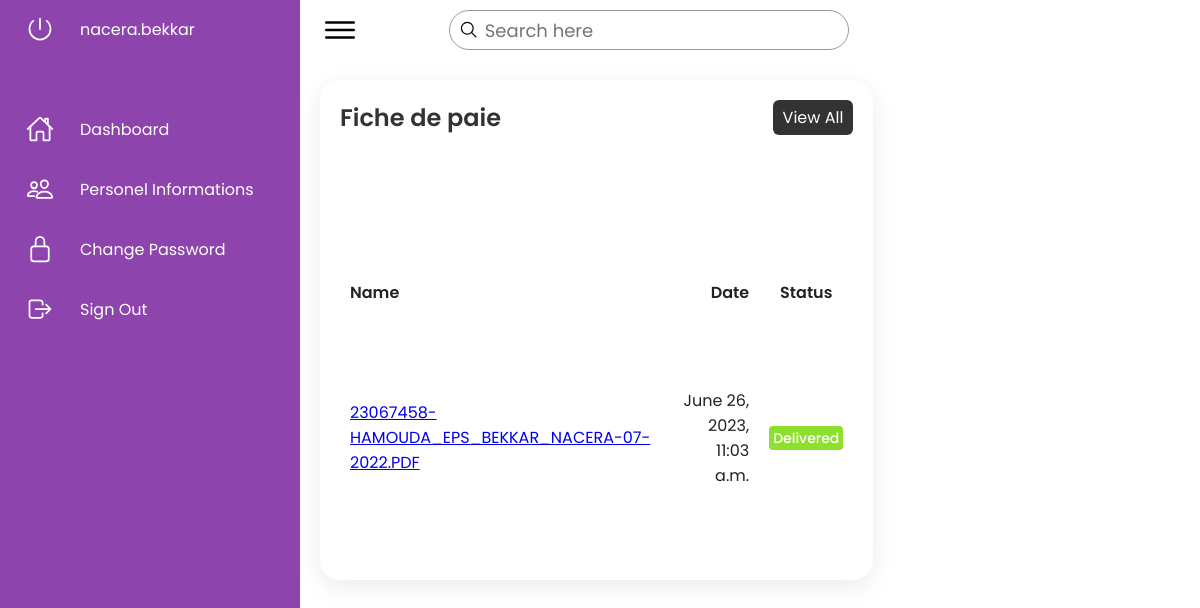
/userpage/ (signed in), run on the app's committed database.
### app/models.py (models this page shows, shortened)
class Files(models.Model):
    fiche = models.FileField(null="True")
    created_at = models.DateTimeField(auto_now_add=True)
    def get_file_name(self):
        return self.fiche.name

### app/views.py (the view)
# urls.py: path('userpage/' , views.userPage , name="user_page"),
@login_required(login_url='loginpage')
def userPage(request):
    current_user = request.user.employee
    matricule = current_user.matricule
    files = Files.objects.filter(fiche__startswith= matricule).order_by("-created_at")
    context = {'files' : files}
    return render(request , 'app/user_page.html' , context)

### app/templates/app/user_page.html (shortened to what this page needs)
{% load static%}
<!DOCTYPE html>
<html lang="en">
<head>
    <link rel="stylesheet" href="{% static '/css/style.css'%}">
</head>
<body>
    <div class="container">
        <div class="navigation">
            <ul>
                <li>
                    <a href="#">
                        <span class="icon">
                            <ion-icon name="power-outline"></ion-icon>
                        </span>
                        <span class="title">{{request.user}}</span>
                    </a>
                </li>
                <li>
                    <a href="#">
                        <span class="icon">
                            <ion-icon name="home-outline"></ion-icon>
                        </span>
                        <span class="title">Dashboard</span>
                    </a>
                </li>
                <li>
                    <a href="#">
                        <span class="icon">
                            <ion-icon name="people-outline"></ion-icon>
                        </span>
                        <span class="title">Personel Informations</span>
                    </a>
                </li>
                <li>
                    <a href="{% url 'change_password' %}">
                        <span class="icon">
                            <ion-icon name="lock-closed-outline"></ion-icon>
                        </span>
                        <span class="title">Change Password</span>
                    </a>
                </li>
                <li>
                    <a href="{% url 'logout' %}">
                        <span class="icon">
                            <ion-icon name="log-out-outline"></ion-icon>
                        </span>
                        <span class="title">Sign Out</span>
                    </a>
                </li>
            </ul>
        </div>
        <div class="main">
            <div class="topbar">
                <div class="toggle">
                    <ion-icon name="menu-outline"></ion-icon>
                </div>
                <div class="search">
                    <label>
                        <input type="text" placeholder="Search here">
                        <ion-icon name="search-outline"></ion-icon>
                    </label>
                </div>
                    <span class="icon">
                        <ion-icon name="power-outline"></ion-icon>
                    </span>
                <div class="user">
                </div>
            </div>
            <div class="details">
                <div class="recentOrders">
                    <div class="cardHeader">
                        <h2>Fiche de paie</h2>
                        <a href="#" class="btn">View All</a>
                    </div>
                    <table>
                        <thead>
                            <tr>
                                <td>Name</td>
                                <td>Date</td>
                                <td>Status</td>
                            </tr>
                        </thead>
                            <tbody>
                            {%for i in files%}
                            <tr>
                                <td><a href="{% url 'download_file' i.id %}">{{i.get_file_name}}</a></td>
                                <td>{{i.created_at}}</td>
                                <td><span class="status delivered">Delivered</span></td>
                            </tr>
                            {%endfor%}
                        </tbody>
                    </table>
                </div>
            </div>
        </div>
    </div>
</body>
</html>

### static/css/style.css (style rules this page uses)
* { font-family: 'Poppins', sans-serif; margin: 0; padding: 0; box-sizing: border-box; }
:root { --blue: #333; --white: #fff; --gray: #f5f5f5; --black1: #222; --black2: #999; }
body { min-height: 100vh; overflow-x: hidden; }
.container { position: relative; width: 100%; }
.icon { color :white; }
.navigation { position: fixed; width: 300px; height: 100%; background-color: #8E44AD ; border-left: 10px solid #8E44AD; transition: 0.5s; overflow: hidden; }
.navigation ul { position: absolute; top: 0; left: 0; width: 100%; }
.navigation ul li { position: relative; width: 100%; list-style: none; border-top-left-radius: 30px; border-bottom-left-radius: 30px; }
.navigation ul li:nth-child(1) { margin-bottom: 40px; pointer-events: none; }
.navigation ul li a { position: relative; display: block; width: 100%; display: flex; text-decoration: none; color: var(--white); }
.navigation ul li a .icon { position: relative; display: block; min-width: 60px; height: 60px; line-height: 75px; text-align: center; }
.navigation ul li a .icon ion-icon { font-size: 1.75rem; }
.navigation ul li a .title { position: relative; display: block; padding: 0 10px; height: 60px; line-height: 60px; text-align: start; white-space: nowrap; }
.main { position: absolute; width: calc(100% - 300px); left: 300px; min-height: 100vh; background: var(--white); transition: 0.5s; }
.topbar { width: 100%; height: 60px; display: flex; justify-content: space-between; align-items: center; padding: 0 10px; }
.toggle { position: relative; width: 60px; height: 60px; display: flex; justify-content: center; align-items: center; font-size: 2.5rem; cursor: pointer; }
.search { position: relative; width: 400px; margin: 0 10px; }
.search label { position: relative; width: 100%; }
.search label input { width: 100%; height: 40px; border-radius: 40px; padding: 5px 20px; padding-left: 35px; font-size: 18px; outline: none; border: 1px solid var(--black2); }
.search label ion-icon { position: absolute; top: 0; left: 10px; font-size: 1.2rem; }
.user { position: relative; width: 40px; height: 40px; border-radius: 50%; overflow: hidden; cursor: pointer; }
.details { position: relative; width: 100%; padding: 20px; display: grid; grid-template-columns: 2fr 1fr; grid-gap: 30px; }
.details .recentOrders { position: relative; display: grid; min-height: 500px; background: var(--white); padding: 20px; box-shadow: 0 7px 25px rgba(0, 0, 0, 0.08); border-radius: 20px; }
.details .cardHeader { display: flex; justify-content: space-between; align-items: flex-start; }
.cardHeader h2 { font-weight: 600; color: var(--blue); }
.cardHeader .btn { position: relative; padding: 5px 10px; background: var(--blue); text-decoration: none; color: var(--white); border-radius: 6px; }
.details table { width: 100%; border-collapse: collapse; margin-top: 10px; }
.details table thead td { font-weight: 600; }
.details .recentOrders table tr { color: var(--black1); border-bottom: 1px solid rgba(0, 0, 0, 0.1); }
.details .recentOrders table tr:last-child { border-bottom: none; }
.details .recentOrders table tr td { padding: 10px; }
.details .recentOrders table tr td:last-child { text-align: end; }
.details .recentOrders table tr td:nth-child(2) { text-align: end; }
.details .recentOrders table tr td:nth-child(3) { text-align: center; }
.status.delivered { padding: 2px 4px; background: #8de02c; color: var(--white); border-radius: 4px; font-size: 14px; font-weight: 500; }

### data on the page
Files: get_file_name "23067458-HAMOUDA_EPS_BEKKAR_NACERA-07-2022.PDF", created_at "June 26, 2023, 11:03 a.m."

### other printed values
{{ request.user }} "nacera.bekkar"
